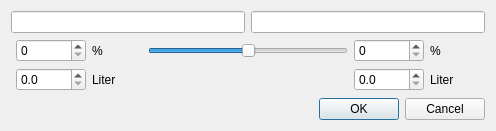
<?xml version="1.0" encoding="UTF-8"?>
<ui version="4.0">
 <class>DialogSudTeilen</class>
 <widget class="QDialog" name="DialogSudTeilen">
  <property name="geometry">
   <rect>
    <x>0</x>
    <y>0</y>
    <width>496</width>
    <height>131</height>
   </rect>
  </property>
  <property name="windowTitle">
   <string>Sud teilen</string>
  </property>
  <layout class="QVBoxLayout" name="verticalLayout">
   <item>
    <layout class="QHBoxLayout" name="horizontalLayout">
     <item>
      <widget class="QLineEdit" name="lineEdit_Name1"/>
     </item>
     <item>
      <widget class="QLineEdit" name="lineEdit_Name2"/>
     </item>
    </layout>
   </item>
   <item>
    <layout class="QGridLayout" name="gridLayout">
     <item row="0" column="1">
      <widget class="QSpinBox" name="spinBox_Percent1">
       <property name="minimumSize">
        <size>
         <width>70</width>
         <height>0</height>
        </size>
       </property>
       <property name="maximumSize">
        <size>
         <width>70</width>
         <height>16777215</height>
        </size>
       </property>
       <property name="maximum">
        <number>100</number>
       </property>
      </widget>
     </item>
     <item row="0" column="3">
      <widget class="QSlider" name="horizontalSlider_Percent">
       <property name="minimumSize">
        <size>
         <width>200</width>
         <height>0</height>
        </size>
       </property>
       <property name="maximumSize">
        <size>
         <width>200</width>
         <height>16777215</height>
        </size>
       </property>
       <property name="maximum">
        <number>100</number>
       </property>
       <property name="value">
        <number>50</number>
       </property>
       <property name="orientation">
        <enum>Qt::Horizontal</enum>
       </property>
      </widget>
     </item>
     <item row="0" column="4">
      <widget class="QSpinBox" name="spinBox_Percent2">
       <property name="minimumSize">
        <size>
         <width>70</width>
         <height>0</height>
        </size>
       </property>
       <property name="maximumSize">
        <size>
         <width>70</width>
         <height>16777215</height>
        </size>
       </property>
       <property name="maximum">
        <number>100</number>
       </property>
      </widget>
     </item>
     <item row="0" column="0">
      <spacer name="horizontalSpacer">
       <property name="orientation">
        <enum>Qt::Horizontal</enum>
       </property>
       <property name="sizeHint" stdset="0">
        <size>
         <width>40</width>
         <height>20</height>
        </size>
       </property>
      </spacer>
     </item>
     <item row="1" column="1">
      <widget class="QDoubleSpinBox" name="doubleSpinBox_Amount1">
       <property name="minimumSize">
        <size>
         <width>70</width>
         <height>0</height>
        </size>
       </property>
       <property name="maximumSize">
        <size>
         <width>70</width>
         <height>16777215</height>
        </size>
       </property>
       <property name="decimals">
        <number>1</number>
       </property>
       <property name="maximum">
        <double>9999.000000000000000</double>
       </property>
      </widget>
     </item>
     <item row="1" column="4">
      <widget class="QDoubleSpinBox" name="doubleSpinBox_Amount2">
       <property name="decimals">
        <number>1</number>
       </property>
       <property name="maximum">
        <double>9999.000000000000000</double>
       </property>
      </widget>
     </item>
     <item row="0" column="5">
      <widget class="QLabel" name="label_3">
       <property name="minimumSize">
        <size>
         <width>50</width>
         <height>0</height>
        </size>
       </property>
       <property name="maximumSize">
        <size>
         <width>50</width>
         <height>16777215</height>
        </size>
       </property>
       <property name="text">
        <string>%</string>
       </property>
      </widget>
     </item>
     <item row="0" column="2">
      <widget class="QLabel" name="label">
       <property name="minimumSize">
        <size>
         <width>50</width>
         <height>0</height>
        </size>
       </property>
       <property name="maximumSize">
        <size>
         <width>50</width>
         <height>16777215</height>
        </size>
       </property>
       <property name="text">
        <string>%</string>
       </property>
      </widget>
     </item>
     <item row="1" column="5">
      <widget class="QLabel" name="label_4">
       <property name="minimumSize">
        <size>
         <width>50</width>
         <height>0</height>
        </size>
       </property>
       <property name="maximumSize">
        <size>
         <width>50</width>
         <height>16777215</height>
        </size>
       </property>
       <property name="text">
        <string>Liter</string>
       </property>
      </widget>
     </item>
     <item row="1" column="2">
      <widget class="QLabel" name="label_2">
       <property name="text">
        <string>Liter</string>
       </property>
      </widget>
     </item>
     <item row="0" column="6">
      <spacer name="horizontalSpacer_2">
       <property name="orientation">
        <enum>Qt::Horizontal</enum>
       </property>
       <property name="sizeHint" stdset="0">
        <size>
         <width>40</width>
         <height>20</height>
        </size>
       </property>
      </spacer>
     </item>
    </layout>
   </item>
   <item>
    <spacer name="verticalSpacer">
     <property name="orientation">
      <enum>Qt::Vertical</enum>
     </property>
     <property name="sizeHint" stdset="0">
      <size>
       <width>20</width>
       <height>40</height>
      </size>
     </property>
    </spacer>
   </item>
   <item>
    <widget class="QDialogButtonBox" name="buttonBox">
     <property name="orientation">
      <enum>Qt::Horizontal</enum>
     </property>
     <property name="standardButtons">
      <set>QDialogButtonBox::Cancel|QDialogButtonBox::Ok</set>
     </property>
    </widget>
   </item>
  </layout>
 </widget>
 <resources/>
 <connections>
  <connection>
   <sender>buttonBox</sender>
   <signal>accepted()</signal>
   <receiver>DialogSudTeilen</receiver>
   <slot>accept()</slot>
   <hints>
    <hint type="sourcelabel">
     <x>248</x>
     <y>254</y>
    </hint>
    <hint type="destinationlabel">
     <x>157</x>
     <y>274</y>
    </hint>
   </hints>
  </connection>
  <connection>
   <sender>buttonBox</sender>
   <signal>rejected()</signal>
   <receiver>DialogSudTeilen</receiver>
   <slot>reject()</slot>
   <hints>
    <hint type="sourcelabel">
     <x>316</x>
     <y>260</y>
    </hint>
    <hint type="destinationlabel">
     <x>286</x>
     <y>274</y>
    </hint>
   </hints>
  </connection>
 </connections>
</ui>
